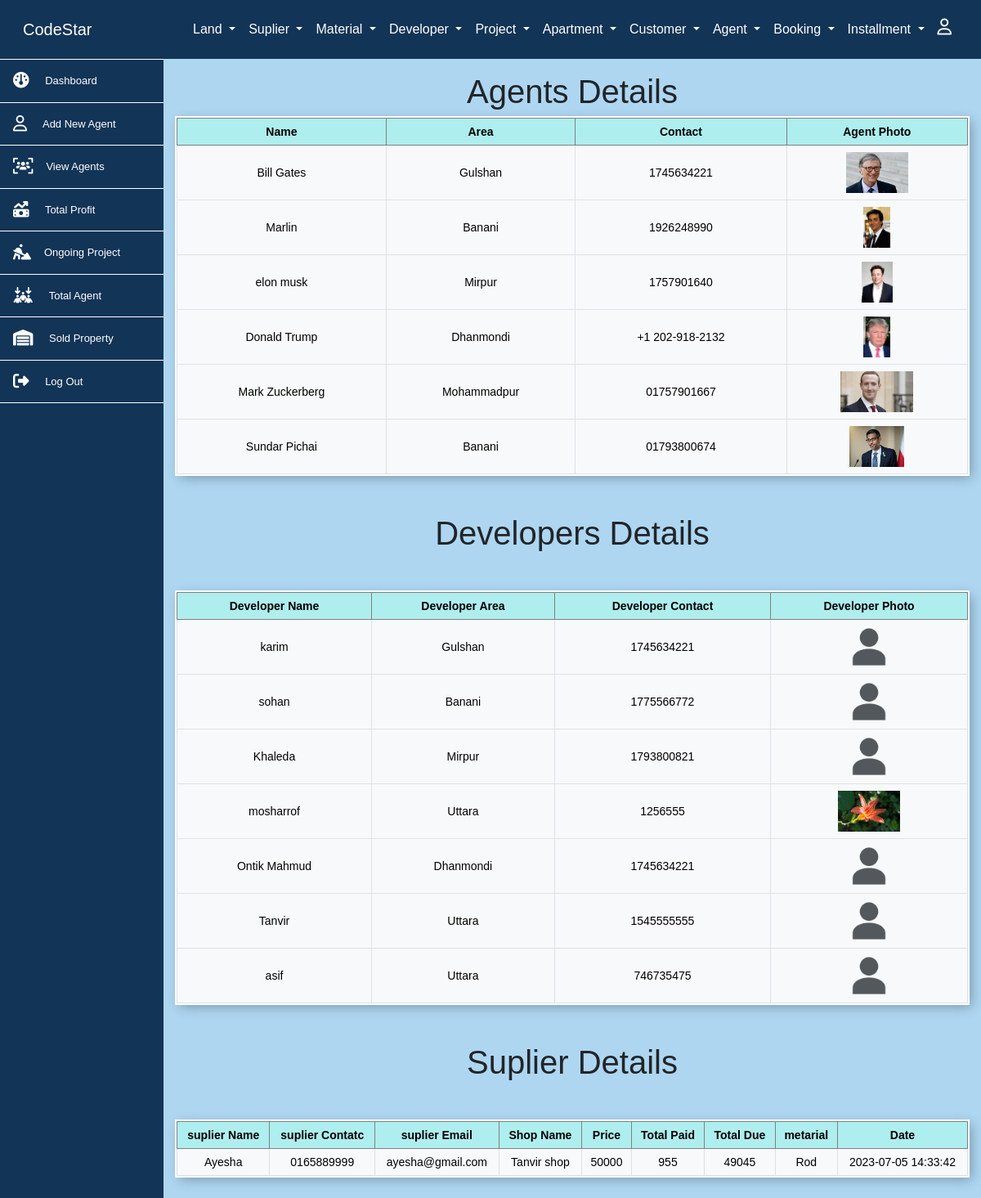
Screenshot of /pages/agent/totalagent.php (signed in) with the database file from the repository.
### tables this page shows
CREATE TABLE `land_agent` (
  `land_agent_id` int NOT NULL,
  `land_agent_name` varchar(255) DEFAULT NULL,
  `land_agent_contact` varchar(55) DEFAULT NULL,
  `land_agent_location` int DEFAULT NULL,
  `agent_img` varchar(255) DEFAULT NULL,
  `user_id` int NOT NULL,
  `password` varchar(11) NOT NULL,
  `user_name` varchar(50) NOT NULL
);

CREATE TABLE `area` (
  `area_id` int NOT NULL,
  `area_name` varchar(50) NOT NULL
);

CREATE TABLE `p_contactor` (
  `land_agent_id` int NOT NULL,
  `land_agent_name` varchar(255) DEFAULT NULL,
  `land_agent_contact` int DEFAULT NULL,
  `land_agent_location` int NOT NULL,
  `agent_img` varchar(255) NOT NULL
);

CREATE TABLE `metarial` (
  `metarial_id` int NOT NULL,
  `metarial_name` varchar(255) DEFAULT NULL,
  `metarial_price` varchar(255) DEFAULT NULL,
  `mquantity` int DEFAULT NULL,
  `purse_date` datetime DEFAULT CURRENT_TIMESTAMP,
  `sup_id` int DEFAULT NULL,
  `u_id` int DEFAULT NULL,
  `tpaids` int NOT NULL
);

CREATE TABLE `suplier` (
  `sup_id` int NOT NULL,
  `sup_name` varchar(255) DEFAULT NULL,
  `sup_contact_no` varchar(255) DEFAULT NULL,
  `sup_email` varchar(255) DEFAULT NULL,
  `land_img` varchar(255) DEFAULT NULL,
  `tamount` varchar(255) DEFAULT NULL,
  `tdue` decimal(10,0) DEFAULT NULL,
  `tpaid` varchar(255) DEFAULT NULL,
  `submission_date` datetime NOT NULL DEFAULT CURRENT_TIMESTAMP
);

### pages/agent/totalagent.php (the view, shortened to what this page needs)
<?php include('../../includes/conf.php');
?>
<div class="col-md-10 p-3 table-responsive tb scrl">
    <h1 class="text-center">Agents Details</h1>
<?php
    $sql = "SELECT * FROM land_agent
    JOIN area ON land_agent.land_agent_location = area.area_id";
    $result = $conn->query($sql);
    if ($result->num_rows > 0) {
        echo "<table class= 'table table-light border align-middle text-center table-bordered tabel-responsive'; >";
        echo "<tr>
                <th class='col'>Name</th>
                <th class='col'>Area</th>
                <th class='col'>Contact</th>
                <th class='col'>Agent Photo</th>";
            echo "</tr>";
        while ($row = $result->fetch_assoc()) {
            echo "
            <tr>
                <td>$row[land_agent_name]</td>
                <td>$row[area_name]</td>
                <td>$row[land_agent_contact]</td>
                <td>";
                     if($row['agent_img']!=''){
                    echo "<img height='50' src='../../dist/images/agent/$row[agent_img]'/>";
                   }else{
                     echo '<img height="50" src="../../dist/images/pic/avatar.png" alt="Image"/>';
                   }
                   if($_SESSION['role']==1){
                 echo "</td>
            <tr>
            ";}
        };
        echo "</table>";
    } else {
        echo "No data found.";
    }
?>
<h1 class="text-center m-5">Developers Details</h1>
<?php
    $sql = "SELECT * FROM p_contactor
    JOIN area ON p_contactor.land_agent_location = area.area_id";
    $result = $conn->query($sql);
    if ($result->num_rows > 0) {
        echo "<table class= 'table table-light border align-middle text-center table-bordered tabel-responsive'; >";
        echo "<tr>
                <th class='col'>Developer Name</th>
                <th class='col'>Developer Area</th>
                <th class='col'>Developer Contact</th>
                <th class='col'>Developer Photo</th>
            </tr>";
        while ($row = $result->fetch_assoc()) {
            echo "
            <tr>
                <td>$row[land_agent_name]</td>
                <td>$row[area_name]</td>
                <td>$row[land_agent_contact]</td>
                <td>";
                     if($row['agent_img']!=''){
                    echo "<img height='50' src='../../dist/images/agent/$row[agent_img]'/>";
                   }else{
                     echo '<img height="50" src="../../dist/images/pic/avatar.png" alt="Image"/>';
                   }
                 echo "</td>
            <tr>
            ";
        };
        echo "</table>";
    } else {
        echo "No data found.";
    }
    ?>
<h1 class="text-center m-5">Suplier Details</h1>
<?php
    $sql = "SELECT * FROM suplier
    natural join metarial";
    $result = $conn->query($sql);
    if ($result->num_rows > 0) {
    ?>
        <table class='table table-light align-middle text-center table-bordered'>
            <thead>
                <tr>
                    <th>suplier Name</th>
                    <th>suplier Contatc</th>
                    <th>suplier Email</th>
                    <th>Shop Name </th>
                    <th>Price</th>
                    <th>Total Paid</th>
                    <th>Total Due</th>
                    <th>metarial</th>
                    <th>Date</th>
                </tr>
            </thead>
       <?php while ($row = $result->fetch_assoc()) {?>
            <tbody>
            <tr>
                <td><?=$row['sup_name']?></td>
                <td><?=$row['sup_contact_no']?></td>
                <td><?=$row['sup_email']?></td>
                <td><?= $row['tamount']?></td>
                <td><?= $row['metarial_price']?></td>
                <td><?= $row['tpaids']?></td>
                <td><?php echo ($row['metarial_price'] - $row['tpaids'])?></td>
                <td><?=$row['metarial_name']?></td>
                <td><?=$row['purse_date']?></td>
            </tbody>
            <?php }?>
        </table>
        <?php }
        ?>

### pages/agent/totalagent.php (style rules this page uses)
.scrl { overflow:auto; height:100vh; overflow-y: scroll; }
.scrl { -ms-overflow-style: none; scrollbar-width: none; }

### rows the page displays
land_agent: land_agent_name "Bill Gates", area.area_name "Gulshan", land_agent_contact "1745634221", agent_img (picture)
land_agent: land_agent_name "Marlin", area.area_name "Banani", land_agent_contact "1926248990", agent_img (picture)
land_agent: land_agent_name "elon musk", area.area_name "Mirpur", land_agent_contact "1757901640", agent_img (picture)
land_agent: land_agent_name "Donald Trump", area.area_name "Dhanmondi", land_agent_contact "+1 202-918-2132", agent_img (picture)
land_agent: land_agent_name "Mark Zuckerberg", area.area_name "Mohammadpur", land_agent_contact "01757901667", agent_img (picture)
land_agent: land_agent_name "Sundar Pichai", area.area_name "Banani", land_agent_contact "01793800674", agent_img (picture)
p_contactor: land_agent_name "karim", area.area_name "Gulshan", land_agent_contact "1745634221"
p_contactor: land_agent_name "sohan", area.area_name "Banani", land_agent_contact "1775566772"
p_contactor: land_agent_name "Khaleda", area.area_name "Mirpur", land_agent_contact "1793800821"
p_contactor: land_agent_name "mosharrof", area.area_name "Uttara", land_agent_contact "1256555", agent_img (picture)
p_contactor: land_agent_name "Ontik Mahmud", area.area_name "Dhanmondi", land_agent_contact "1745634221"
p_contactor: land_agent_name "Tanvir", area.area_name "Uttara", land_agent_contact "1545555555"
p_contactor: land_agent_name "asif", area.area_name "Uttara", land_agent_contact "746735475"
metarial: sup.sup_name "Ayesha", sup.sup_contact_no "0165889999", sup.sup_email "ayesha@gmail.com", sup.tamount "Tanvir shop", metarial_price "50000", tpaids "955", $row['metarial_price'] - $row['tpaids'] "49045", metarial_name "Rod", purse_date "2023-07-05 14:33:42"
